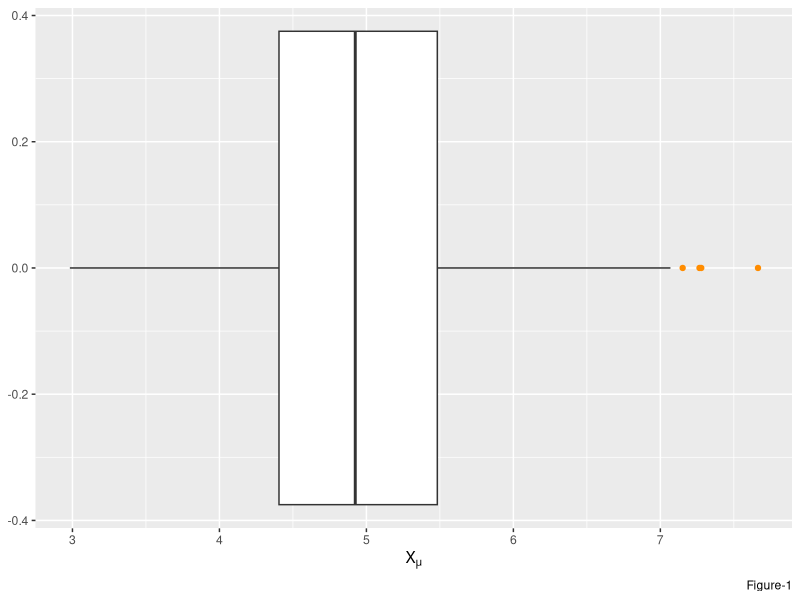
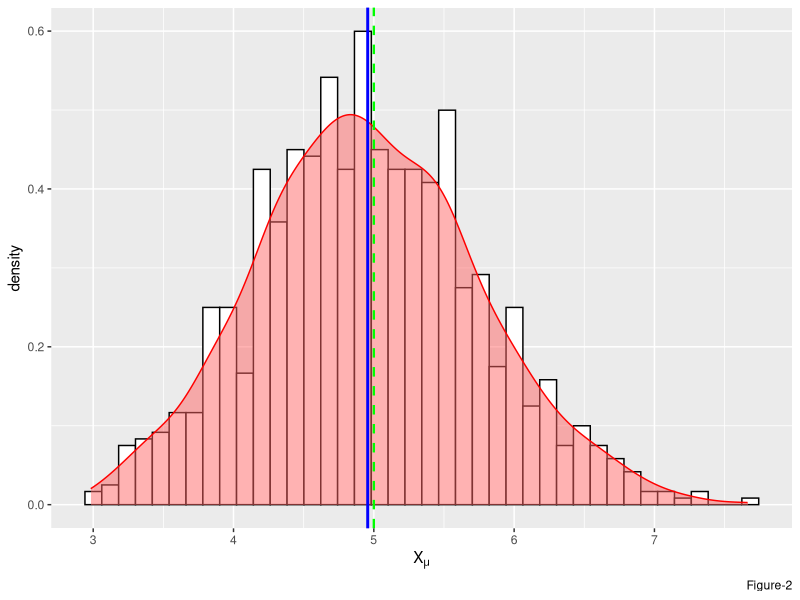
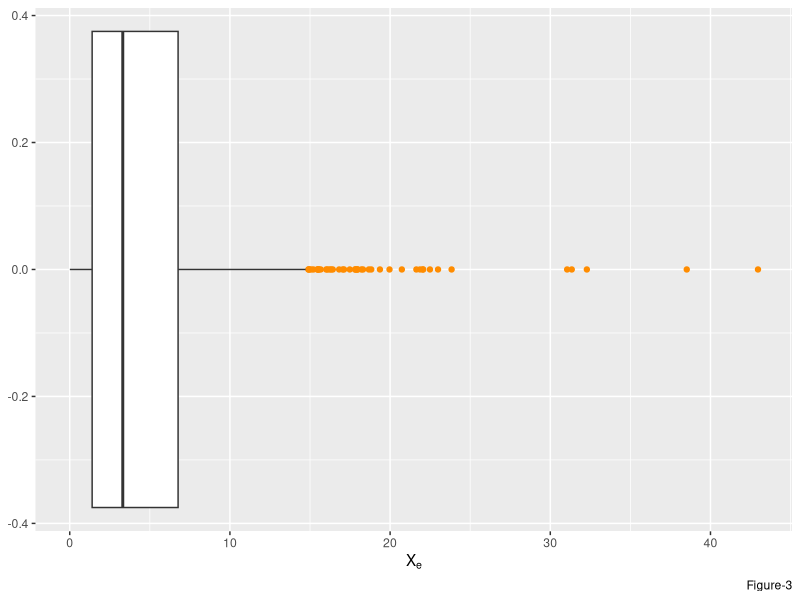
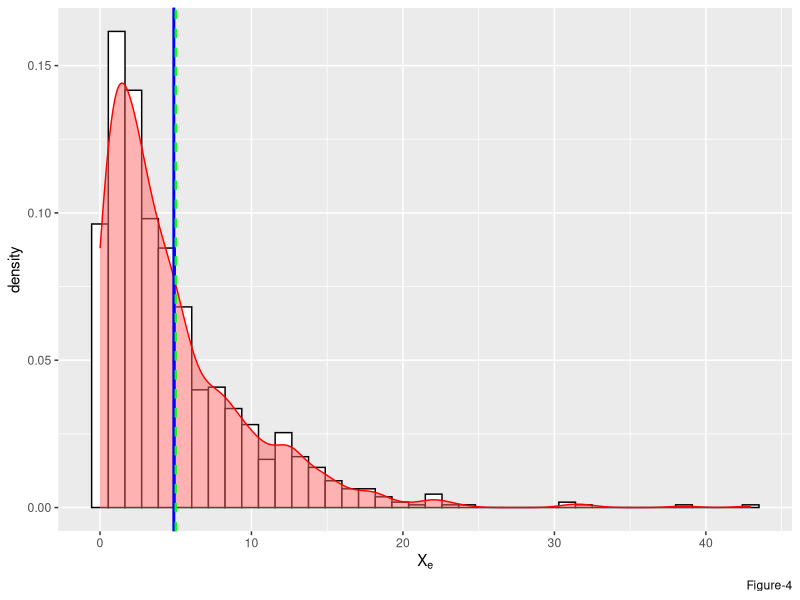
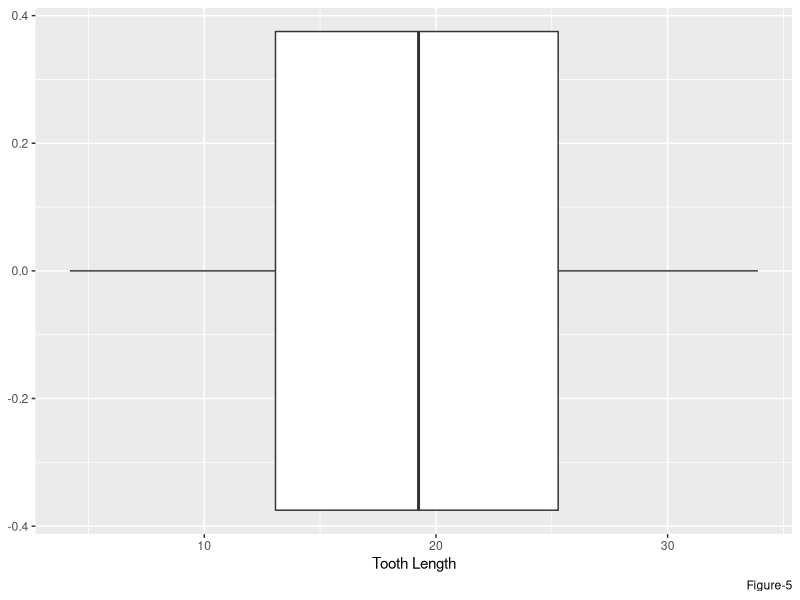
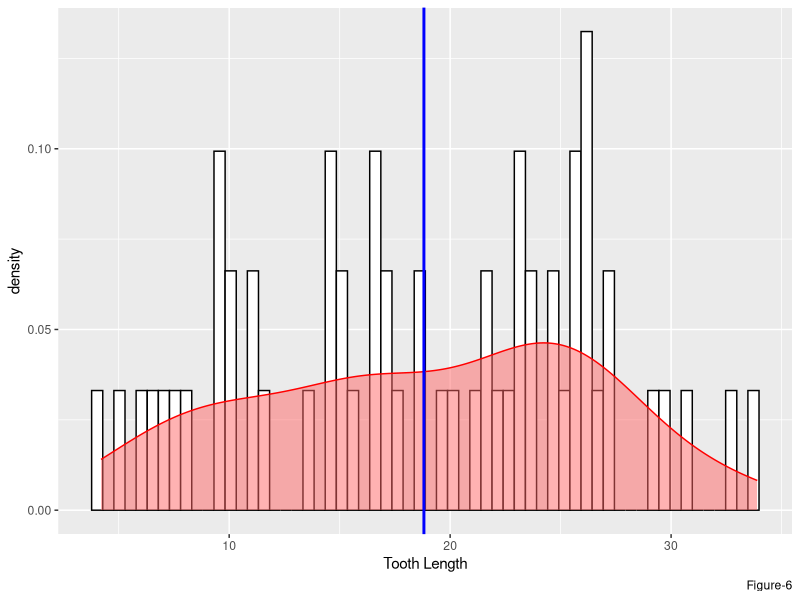
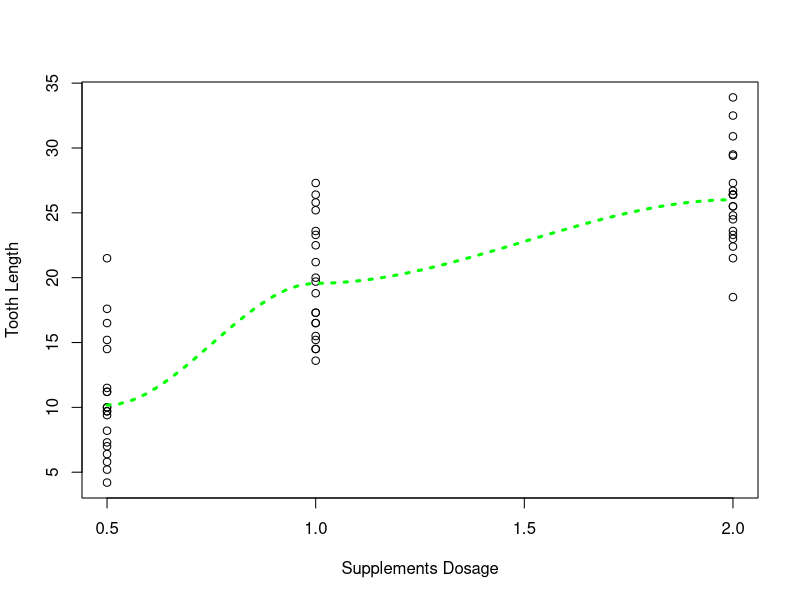
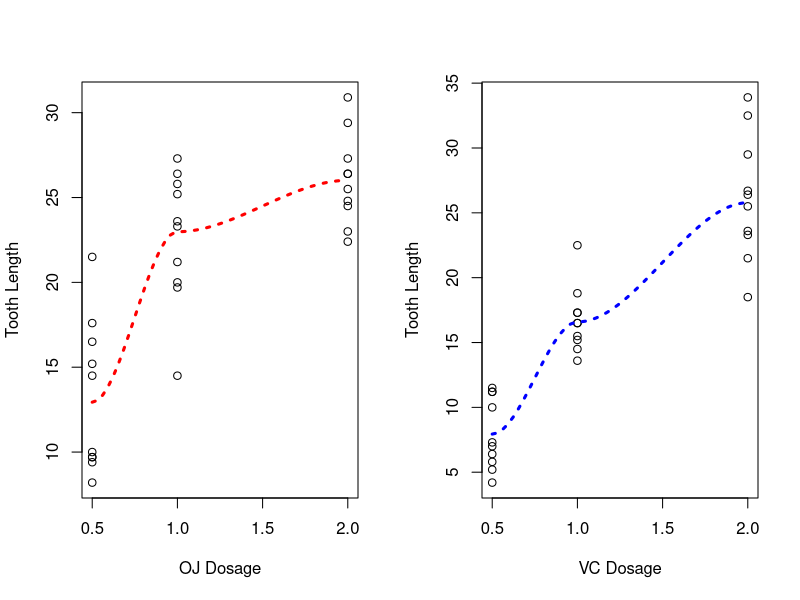

The R script that drew these images, in order:
## ---- chunk 1
knitr::opts_chunk$set(echo = FALSE)
# Sys.setenv(TZ = "UTC")      # set global TZ to UTC for POSIXt class

# .Rfliburl <- "https://raw.githubusercontent.com/robertwcw/Rflib/master"
# source(file.path(.Rfliburl,"getRflib.R"),local = TRUE)
# source(getRflib("is.defined.R"),local = TRUE)
# source(getRflib("myplclust.R"),local = TRUE)
# source(getRflib("strCap.R"),local = TRUE)
## ---- chunk 2
if (!requireNamespace("ggplot2",quietly = TRUE)) install.packages("ggplot2")
library(ggplot2)

if (!requireNamespace("datasets",quietly = TRUE)) install.packages("datasets")
library(datasets)

if (!requireNamespace("modelr",quietly = TRUE)) install.packages("modelr")
library(modelr)

par.def <- par(no.readonly = TRUE) 
## ---- chunk 3
# statistical simulation

n <- 40                 #number of exponential per sample 
B <- 1000               #number of simulation 
lambda <- 1/5           #rate value for random exponential function
mu <- 1/lambda          #theoretical mean of population
sigma <- 1/lambda       #theoretical std-deviation of population
alpha <- 1/20           #alpha level for confidence interval test

# generate 1000 simulated distribution of 40 random exponential per sample
z <- matrix(nrow = B, ncol = n) 
for (i in 1:B) {z[i,] <- rexp(n, lambda)}; rm(i)

e <- NULL
e <- cbind(rexp(n*25, lambda), # 1000 sample random exponential distribution data
           apply(z, 1, mean))  # 1000 simulated means of each sample of 40 random exponential distributed data
e <- as.data.frame(e)
colnames(e) <- c("X_e", "X_mu")
## ---- chunk 4
summary(e$X_mu)
## ---- chunk 5
# boxplot for bootstrapped mean of random exponential sample data 'X_mu'
b <- ggplot()
b <- b + geom_boxplot(data = e, mapping = aes(x = X_mu), 
                      outlier.colour = "darkorange",
                      size = 0.5,
                      varwidth = FALSE)
b <- b + labs(x = expression("X"[mu]), caption = "Figure-1")
print(b)  
## ---- chunk 6
# histogram for bootstrapped of 1000 mean of random exponential sample data 'X_mu'
h <- ggplot(data = e, mapping = aes(x = X_mu, y = ..density..)) 
h <- h + geom_histogram(color = "black", fill = "white", bins = n) +
        geom_density(alpha = 0.5, fill = "#FF6666", col = "red") +
        geom_vline(aes(xintercept = mean(x = X_mu)), lty = 1, lwd = 1, col = "blue") +
        geom_vline(aes(xintercept = mu), lty = 2, lwd = 0.8, col = "green") +
        labs(x = expression("X"[mu]), caption = "Figure-2")
print(h)
## ---- chunk 7
# t-test
CI_t <- mean(e$X_mu) + c(-1,1) * qt(1 - alpha/2, NROW(e$X_mu) - 1) * sqrt(var(e$X_mu)/length(e$X_mu))
t_val <- (mean(e$X_mu) - mu)/(sd(e$X_mu)/sqrt(NROW(e$X_mu)))
p_val <- pt(q = abs(t_val), df = B - 1, lower.tail = FALSE) * 2  #one-sided p-value
## ---- chunk 8
summary(e$X_e)
## ---- chunk 9
# boxplot for exponential distributed random sample data 'X_e'
b <- ggplot()
b <- b + geom_boxplot(data = e, mapping = aes(x = X_e), 
                      outlier.colour = "darkorange",
                      size = 0.5,
                      varwidth = FALSE)
b <- b + labs(x = expression("X"[e]), caption = "Figure-3")
print(b)
## ---- chunk 10
# histogram for 1000 random exponential sample data 'X_e'
h <- ggplot(data = e, mapping = aes(x = X_e, y = ..density..)) 
h <- h + 
    geom_histogram(color = "black", fill = "white", bins = n) +
    geom_density(alpha = 0.5, fill = "#FF6666", col = "red") +
    geom_vline(aes(xintercept = mean(x = X_e)), lty = 1, lwd = 1, col = "blue") +
    geom_vline(aes(xintercept = mu), lty = 2, lwd = 0.8, col = "green") +
    labs(x = expression("X"[e]), caption = "Figure-4")
print(h)

## ---- chunk 11
data("ToothGrowth")
delayedAssign("tg", ToothGrowth)
rm(ToothGrowth)
## ---- chunk 12
# reveal the data structure
str(tg)
## ---- chunk 13
summary(tg)
## ---- chunk 14
b <- ggplot()
b <- b + geom_boxplot(data = tg, mapping = aes(x = len), 
                      outlier.colour = "darkorange",
                      size = 0.5,
                      varwidth = FALSE)
b <- b + labs(x = "Tooth Length", caption = "Figure-5")
print(b)  
## ---- chunk 15
h <- ggplot(data = tg, mapping = aes(x = len, y = ..density..)) 
h <- h + geom_histogram(color = "black", fill = "white", bins = 60) +
         geom_density(alpha = 0.5, fill = "#FF6666", col = "red") +
         geom_vline(aes(xintercept = mean(x = len)), lty = 1, lwd = 1, col = "blue") +
        labs(x = "Tooth Length", caption = "Figure-6")
print(h)

## ---- chunk 16
scatter.smooth(x = tg$dose, y = tg$len,
               ylab = "Tooth Length",
               xlab = "Supplements Dosage",
               lpars = list(col = "green", lwd = 3, lty = 3))   
## ---- chunk 17
par(mfrow = c(1,2))
with(subset(tg, as.numeric(supp) == 1), 
     scatter.smooth(x = dose, y = len,
                    ylab = "Tooth Length",
                    xlab = "OJ Dosage",
                    lpars = list(col = "red", lwd = 3, lty = 3))   
     )
with(subset(tg, as.numeric(supp) == 2), 
     scatter.smooth(x = dose, y = len,
                    ylab = "Tooth Length",
                    xlab = "VC Dosage",
                    lpars = list(col = "blue", lwd = 3, lty = 3))   
     )
## ---- chunk 18
# tg.oj <- subset(tg, as.numeric(supp) == 1)  #"OJ" supplement
# tg.vc <- subset(tg, as.numeric(supp) == 2)  #"VC" supplement
# B.tg.oj <- bootstrap(tg.oj, B/2)  
# B.tg.vc <- bootstrap(tg.vc, B/2)  

B.tg <- bootstrap(tg, B)

B.tg.len <- NULL
for (i in as.numeric(B.tg$.id)) 
    B.tg.len <- c(B.tg.len, mean(tg[B.tg$strap[[i]][[2]],]$len))
